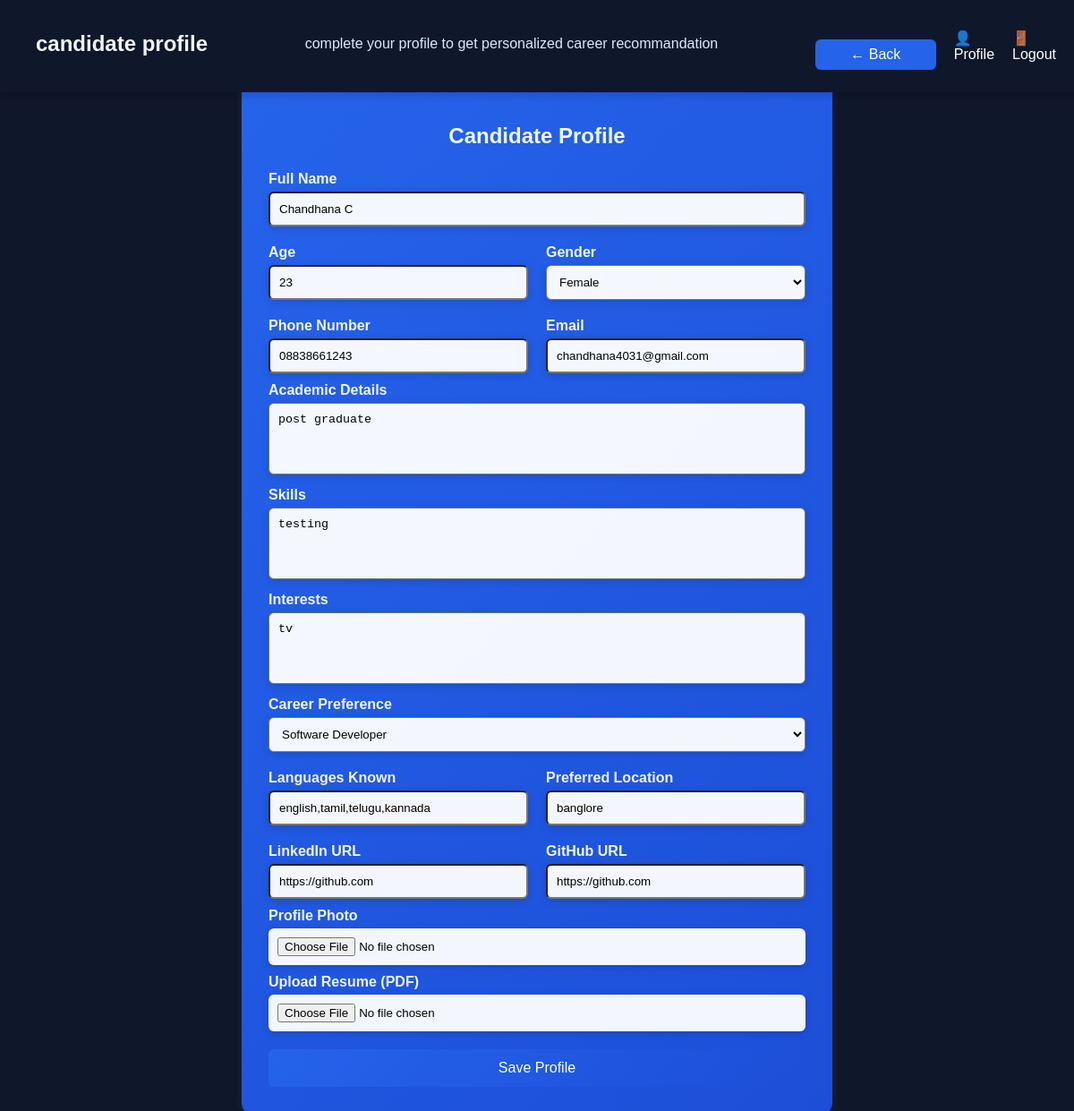
/profile (signed in), run on the app's committed database.
### tables this page shows
CREATE TABLE profiles(
    id INTEGER PRIMARY KEY AUTOINCREMENT,
    name TEXT,
    age INTEGER,
    gender TEXT,
    phone TEXT,
    email TEXT,
    academic_details TEXT,
    skills TEXT,
    interests TEXT,
    career_preference TEXT,
    languages TEXT,
    location TEXT,
    linkedin TEXT,
    github TEXT,
    photo TEXT,
    resume TEXT
);

### app.py (the view)
@app.route('/profile')
def profile():
    email = session.get('email')
    conn = sqlite3.connect("users.db")
    cursor = conn.cursor()
    cursor.execute("""
    SELECT name, age, gender, phone, email,
    academic_details, skills, interests,
    career_preference, languages, location,
    linkedin, github, photo, resume
    FROM profiles
    WHERE email = ?
    """, (email,))
    profile = cursor.fetchone()
    conn.close()
    return render_template(
        'profile.html',
        profile=profile
    )

### templates/profile.html (shortened to what this page needs)
<!DOCTYPE html>
<html lang="en">
<head>
    <link rel="stylesheet" href="{{ url_for('static',filename='profile.css')}}">
</head>
<body>
<div class="top-navbar">
    <h2>candidate profile</h2>
    <p class="subtitle">complete your profile to get personalized career recommandation</p>
    <div class="nav-links">
        <button onclick="history.back()" class="nav-btn">
            ← Back
        </button>
        <a href="/profile">👤 Profile</a>
        <a href="/logout">🚪 Logout</a>
    </div>
</div>
<div class="container">
    <h2>Candidate Profile</h2>
    <form action="/save_profile" method="post" enctype="multipart/form-data">
        <label>Full Name</label>
        <input type="text" id="name" name="name" value="{{profile[0] if profile else ''}}">
        <div class="form-row">
            <div class="form-group">
                <label>Age</label>
                <input type="number" id="age" name="age" value="{{profile[1] if profile else ''}}">
            </div>
            <div class="form-group">
                <label>Gender</label>
                <select name="gender">
                    <option value="Female"
                        {% if profile and profile[2] == 'Female' %}selected{% endif %}>
                        Female
                    </option>
                </select>
            </div>
        </div>
        <div class="form-row">
            <div class="form-group">
                <label>Phone Number</label>
                <input type="tel" id="phone" name="phone" value="{{profile[3] if profile else ''}}">
            </div>
            <div class="form-group">
                <label>Email</label>
                <input type="email" id="email" name="email" value="{{profile[4] if profile else ''}}">
            </div>
        </div>
        <label>Academic Details</label>
        <textarea id="academic" name="academic_details" >{{profile[5] if profile else ''}}</textarea>
        <label>Skills</label>
        <textarea id="skills" name="skills" >{{profile[6] if profile else ''}}</textarea>
        <label>Interests</label>
        <textarea id="interests" name="interests">{{profile[7] if profile else ''}}</textarea>
        <label>Career Preference</label>
        <select id="career" name="career_preference">
            <option value="Software Developer"
            {% if profile and profile[8] == 'Software Developer' %}selected{% endif %}>
            Software Developer
            </option>
        </select>
        <div class="form-row">
            <div class="form-group">
                <label>Languages Known</label>
                <input type="text" id="languages" name="languages" value="{{profile[9] if profile else ''}}"
                    placeholder="English, Tamil">
            </div>
            <div class="form-group">
                <label>Preferred Location</label>
                <input type="text" id="location" name="location" value="{{profile[10] if profile else ''}}">
            </div>
        </div>
        <div class="form-row">
            <div class="form-group">
                <label>LinkedIn URL</label>
                <input type="url" id="linkedin"name="linkedin" value="{{profile[11] if profile else ''}}">
            </div>
            <div class="form-group">
                <label>GitHub URL</label>
                <input type="url" id="github" name="github" value="{{profile[12] if profile else ''}}">
            </div>
        </div>
        <label>Profile Photo</label>
        <input type="file" id="photo" name="photo" value="{{profile[13] if profile else ''}}"
               accept="image/*">
        <label>Upload Resume (PDF)</label>
        <input type="file" id="resume" name="resume" value="{{profile[4] if profile else ''}}"
               accept=".pdf">
        <button type="submit">
            Save Profile
        </button>
    </form>
</div>
</body>
</html>

### static/profile.css (style rules this page uses)
body { font-family: Arial, sans-serif; background: #0f172a; border-radius: 15px; display:flex; justify-content:center; align-items:center; min-height:100vh; padding-top: 80px; }
.top-navbar { position:fixed; top:0; left:0; width:95%; background:#0f172a; color:white; display:flex; justify-content:space-between; align-items:center; padding:15px 40px; box-shadow:0 2px 10px rgba(0,0,0,0.2); z-index:1000; }
.subtitle { color:#dbeafe; text-align:center; margin-bottom:20px; }
.nav-links { display:flex; align-items:center; gap:20px; }
.nav-links a { color:white; text-decoration:none; font-weight:500; }
.nav-btn { background:#2563eb; color:white; border:none; padding:8px 15px; border-radius:6px; cursor:pointer; }
.container { width:600px; max-width:95%; background:linear-gradient(135deg,#2563eb,#1d4ed8); padding:30px; border-radius:12px; box-shadow:0 0 10px rgba(122, 99, 99, 0.2); }
h2 { color: aliceblue; text-align:center; margin-bottom:25px; }
label { color:aliceblue; font-weight:bold; display:block; margin-top:10px; }
input, select, textarea { background:rgba(255,255,255,0.95); width:100%; padding:10px; margin-top:5px; border-radius:6px; box-sizing:border-box; box-shadow: 0 2px 8px rgba(0,0,0,0.15); }
textarea { resize:none; height:80px; }
button { width:100%; padding:12px; margin-top:20px; border:none; background:linear-gradient(135deg,#2563eb,#1d4ed8); color:white; font-size:16px; border-radius:6px; cursor:pointer; }
.form-row { display:flex; gap:20px; margin-top:10px; }
.form-group { flex:1; }
.form-group input, .form-group select { width:100%; }

### data on the page
profiles: name "Chandhana C", age "23", gender "Female", phone "08838661243", email "chandhana4031@gmail.com", academic_details "post graduate", skills "testing", interests "tv", career_preference "Software Developer", languages "english,tamil,telugu,kannada", location "banglore", linkedin "https://github.com", github "https://github.com"
